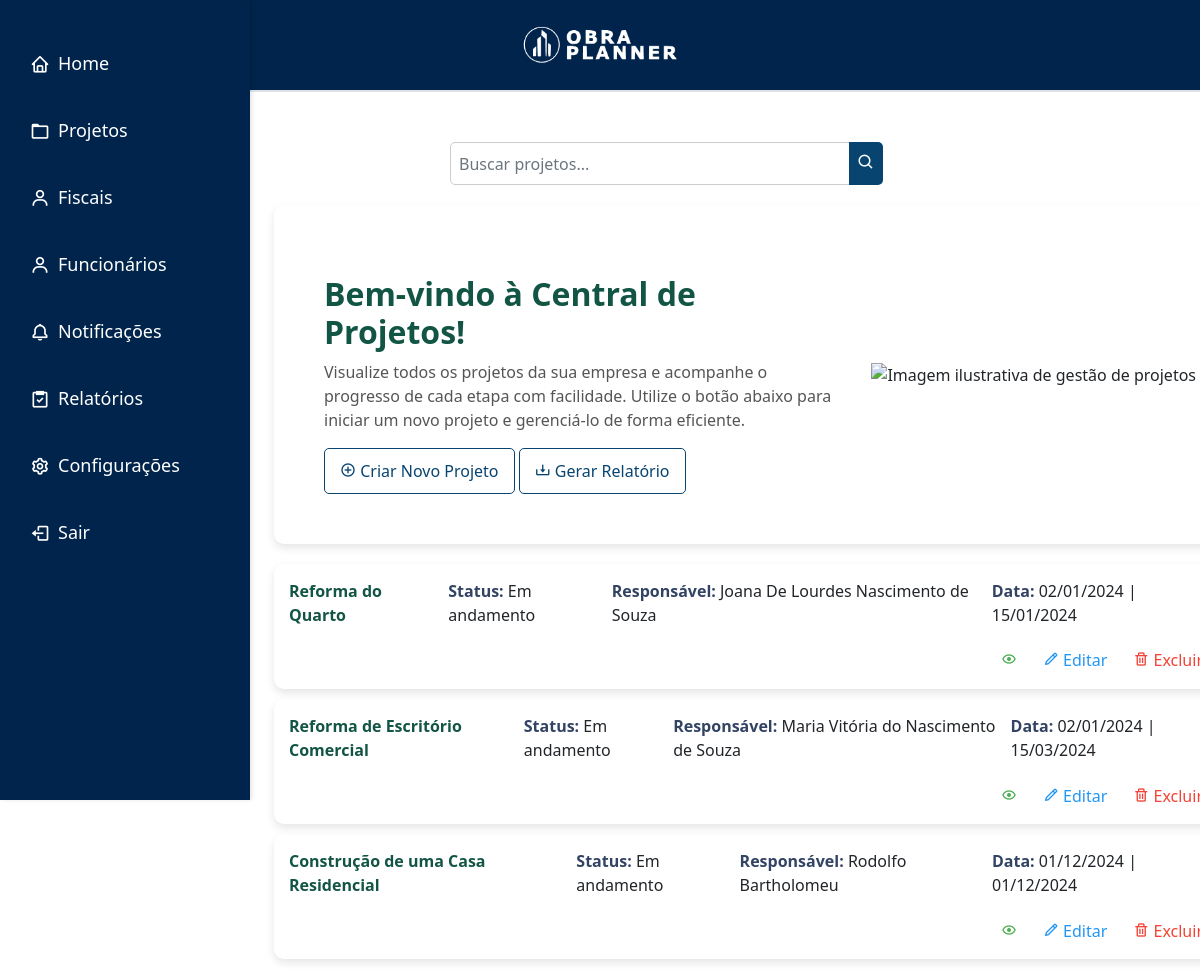
The page /empresa/projetos/proj.php (signed in) on the database its author committed.
### tables this page shows
CREATE TABLE IF NOT EXISTS `projetos` (
  `projeto_id` int(11) NOT NULL AUTO_INCREMENT,
  `titulo` varchar(255) NOT NULL,
  `descricao` text DEFAULT NULL,
  `imagem` varchar(255) DEFAULT NULL,
  `documentacao` varchar(255) DEFAULT NULL,
  `data_inicio` date DEFAULT NULL,
  `data_termino` date DEFAULT NULL,
  `data_prev_ini` date DEFAULT NULL,
  `data_prev_ter` date DEFAULT NULL,
  `empresa_id` int(11) DEFAULT NULL,
  `fiscal_id` int(11) DEFAULT NULL,
  `func_id` varchar(225) DEFAULT NULL,
  `status` enum('Em andamento','Concluído','Atrasado') NOT NULL DEFAULT 'Em andamento',
  `qtn_eta` varchar(100) DEFAULT NULL,
  `progresso` int(11) DEFAULT NULL,
  PRIMARY KEY (`projeto_id`),
  KEY `empresa_id` (`empresa_id`),
  KEY `fiscal_id` (`fiscal_id`),
  KEY `func_id` (`func_id`),
  CONSTRAINT `projetos_ibfk_1` FOREIGN KEY (`empresa_id`) REFERENCES `empresas` (`empresa_id`),
  CONSTRAINT `projetos_ibfk_2` FOREIGN KEY (`fiscal_id`) REFERENCES `fiscais` (`fiscal_id`),
  CONSTRAINT `projetos_ibfk_3` FOREIGN KEY (`func_id`) REFERENCES `funcionarios` (`func_id`)
);

### empresa/projetos/proj.php (the view, shortened to what this page needs)
<?php
$empresa_id = $_SESSION['UsuarioID'];
$conn = mysqli_connect('localhost', 'root', '', 'obra_planner');
$searchTerm = isset($_GET['search']) && $_GET['search'] !== '' ? '%' . $_GET['search'] . '%' : '%';
$stmt = $conn->prepare("SELECT * FROM projetos WHERE empresa_id = ? AND titulo LIKE ?");
$stmt->bind_param("is", $empresa_id, $searchTerm);
$stmt->execute();
$result = $stmt->get_result();
$stmtFiscais = $conn->prepare("SELECT fiscal_id, nome FROM fiscais");
$stmtFiscais->execute();
$resultFiscais = $stmtFiscais->get_result();
$fiscais = [];
while ($fiscal = $resultFiscais->fetch_assoc()) {
    $fiscais[$fiscal['fiscal_id']] = htmlspecialchars($fiscal['nome']);
}
?>
<!DOCTYPE html>
<html lang="pt-BR">
<head>
    <link rel="stylesheet" href="../style.css">
    <link href='https://unpkg.com/boxicons@2.0.7/css/boxicons.min.css' rel='stylesheet'>
    <link href="https://cdn.jsdelivr.net/npm/bootstrap@5.0.2/dist/css/bootstrap.min.css" rel="stylesheet">
</head>
<body>
    <header>
        <div class="logo">
            <img src="../../imgs/obraplanner7.png" alt="Logo do ObraPlanner" style="max-height: 50px;">
        </div>
    </header>
    <nav class="sidebar">
        <ul>
            <li><a href="../dash.php"><i class="bx bx-home"></i> Home</a></li>
            <li><a href="proj.php"><i class="bx bx-folder"></i> Projetos</a></li>
            <li><a href="../fiscal/fis.php"><i class="bx bx-user"></i> Fiscais</a></li>
            <li><a href="../funcionarios/func.php"><i class="bx bx-user"></i> Funcionários</a></li>
            <li><a href="../notificacaos/not.php"><i class="bx bx-bell"></i> Notificações</a></li>
            <li><a href="../relemp/relemp.php"><i class="bx bx-task"></i> Relatórios</a></li>
            <li><a href="../config/config.php"><i class="bx bx-cog"></i> Configurações</a></li>
            <li><a href="../../index.php" class="btn-logout"><i class="bx bx-log-out"></i> Sair</a></li>
        </ul>
    </nav>
    <main role="main" class="col-md-9 ml-sm-auto col-lg-10 px-4" style="margin-left: 250px; padding-top: 50px;">
    <form action="proj.php" method="GET" class="form-inline search-form">
        <div class="input-group">
            <input type="text" name="search" class="form-control" placeholder="Buscar projetos..." value="<?php echo isset($_GET['search']) ? htmlspecialchars($_GET['search']) : ''; ?>" style="max-width: 400px;">
            <button type="submit" class="btn">
                <i class="bx bx-search"></i>
            </button>
        </div>
    </form>
    <div class="info-container">
    <div class="info-text">
        <h2>Bem-vindo à Central de Projetos!</h2>
        <p>Visualize todos os projetos da sua empresa e acompanhe o progresso de cada etapa com facilidade. Utilize o botão abaixo para iniciar um novo projeto e gerenciá-lo de forma eficiente.</p>
        <button class="btncriar" onclick="window.location.href='addproj.php'"><i class="bx bx-plus-circle"></i> Criar Novo Projeto</button>
        <button class="btncriar" onclick="window.location.href='relatorio.php'"><i class="bx bx-download"></i> Gerar Relatório</button>
    </div>
    <div class="info-image">
        <img src="../imgs/projetos4.png" alt="Imagem ilustrativa de gestão de projetos">
    </div>
</div>
<section class="projects-overview">
    <div class="lista">
        <?php if ($result->num_rows > 0): ?>
            <?php while ($projeto = $result->fetch_assoc()): ?>
                <div class="project-container">
                    <div class="project-info">
                        <div class="project-title"><?php echo htmlspecialchars($projeto['titulo']); ?></div>
                        <div><strong>Status:</strong> <?php echo htmlspecialchars($projeto['status']); ?></div>
                        <div><strong>Responsável:</strong>
                            <?php
                            echo isset($fiscais[$projeto['fiscal_id']]) ? htmlspecialchars($fiscais[$projeto['fiscal_id']]) : 'N/A';
                            ?>
                        </div>
                        <div><strong>Data:</strong> <?php echo date("d/m/Y", strtotime($projeto['data_inicio'])); ?> | <?php echo date("d/m/Y", strtotime($projeto['data_termino'])); ?></div>
                    </div>
                    <div class="btn-group">
                        <a href="verproj.php?id=<?php echo $projeto['projeto_id']; ?>" class="btnproj" style="color: #4CAF50;">
                        <i class='bx bx-show'></i>
                        </a>
                        <a href="editproj.php?id=<?php echo $projeto['projeto_id']; ?>" class="btnproj" style="color: #2196F3;">
                        <i class='bx bx-pencil'></i> Editar
                        </a>
                        <a href="delproj.php?id=<?php echo $projeto['projeto_id']; ?>" class="btnproj" style="color: #F44336;">
                        <i class='bx bx-trash'></i> Excluir
                        </a>
                        </div>
                    </div>
            <?php endwhile; ?>
        <?php else: ?>
            <p style="text-align: center;">Não há projetos cadastrados no momento. Clique em "Criar Novo Projeto" para iniciar seu primeiro projeto.</p>
        <?php endif; ?>
    </div>
</section>
    </main>
</body>
</html>

### empresa/style.css (style rules this page uses)
:root { --co1: #00244b; --co2: #003d80; --co3: #074470; --co4: #01306e; --co5: #0056b3; --co8: #539ff0; --co10: #07488d; --co11: #003d7a; --co12: #132154; --co13: #324363; --co17: #fff; --co18: #000; --co19: #333; --co20: #0c382e; --co21: #145413; --co22: #541313; --co23: #dee2e6; --co24: #135545; --co25: #ffe600; }
html, body { width: 100vw; overflow-x: hidden; margin: 0; font-family: 'Lexend', sans-serif; }
header { display: flex; justify-content: center; background-color: var(--co1); padding: 20px 30px; border-bottom: 2px solid var(--co23); }
.logo img { max-height: 50px; }
.sidebar { width: 250px; background-color: var(--co1); color: #fff; padding: 20px; box-shadow: 2px 0 4px rgba(0, 0, 0, 0.1); display: flex; flex-direction: column; height: 100vh; position: fixed; top: 0; left: 0; z-index: 1000; }
.sidebar ul { list-style-type: none; padding: 0; margin: 0; flex: 1; }
.sidebar ul li { margin: 20px 0; }
.sidebar ul li a { color: #fff; text-decoration: none; font-size: 18px; display: flex; align-items: center; padding: 10px; border-radius: 5px; transition: background-color 0.3s; }
.sidebar ul li a i { margin-right: 8px; font-size: 20px; }

### empresa/projetos/proj.php (style rules this page uses)
h2 { margin-top: 20px; color: var(--co4); }
.project-container { border-radius: 10px; padding: 15px; box-shadow: 0 4px 8px rgba(0, 0, 0, 0.1); margin: 10px 0; display: flex; flex-direction: column; }
.project-info { display: flex; justify-content: space-between; width: 100%; flex-wrap: nowrap; margin-bottom: 10px; }
.project-title { font-weight: bold; margin-right: 15px; color: #135545; }
.btn-group { display: flex; gap: 10px; justify-content: flex-end; margin-top: 10px; }
.btnproj { padding: 0.1rem 0.5rem; font-size: 1rem; border-radius: 5px; text-decoration: none; display: inline-block; }
.btn-criar-projeto, .btncriar { background-color: #fff; color: #074470; padding: 10px 15px; border: solid 1px #074470; border-radius: 5px; cursor: pointer; }
div strong { color: #324363; }
.info-container { display: flex; justify-content: space-between; align-items: center; margin-bottom: 20px; background-color:#fff; box-shadow: 0 4px 8px rgba(0, 0, 0, 0.1); padding: 30px; border-radius: 10px; }
.info-text { flex: 1; padding: 20px; margin-right: 15px; color: #555; font-weight: 500; }
.info-text h2 { color:#135545; font-weight: 700; }
.info-image img { max-width: 100%; height: auto; }
.form-inline .input-group button { background-color: #074470; border: none; padding: 8px; color: white; font-size: 18px; border-radius: 5px; }
.form-inline .input-group input { border-radius: 5px; padding: 8px; border: 1px solid #ccc; }
.search-form { margin-bottom: 20px; display: flex; justify-content: center; align-items: center; width: 100%; max-width: 600px; margin-left: auto; margin-right: auto; }

### rows shown on the page
projetos: titulo "Reforma do Quarto", status "Em andamento", fiscal "Joana De Lourdes Nascimento de Souza", data_inicio "02/01/2024", data_termino "15/01/2024"
projetos: titulo "Reforma de Escritório Comercial", status "Em andamento", fiscal "Maria Vitória do Nascimento de Souza", data_inicio "02/01/2024", data_termino "15/03/2024"
projetos: titulo "Construção de uma Casa Residencial", status "Em andamento", fiscal "Rodolfo Bartholomeu", data_inicio "01/12/2024", data_termino "01/12/2024"
